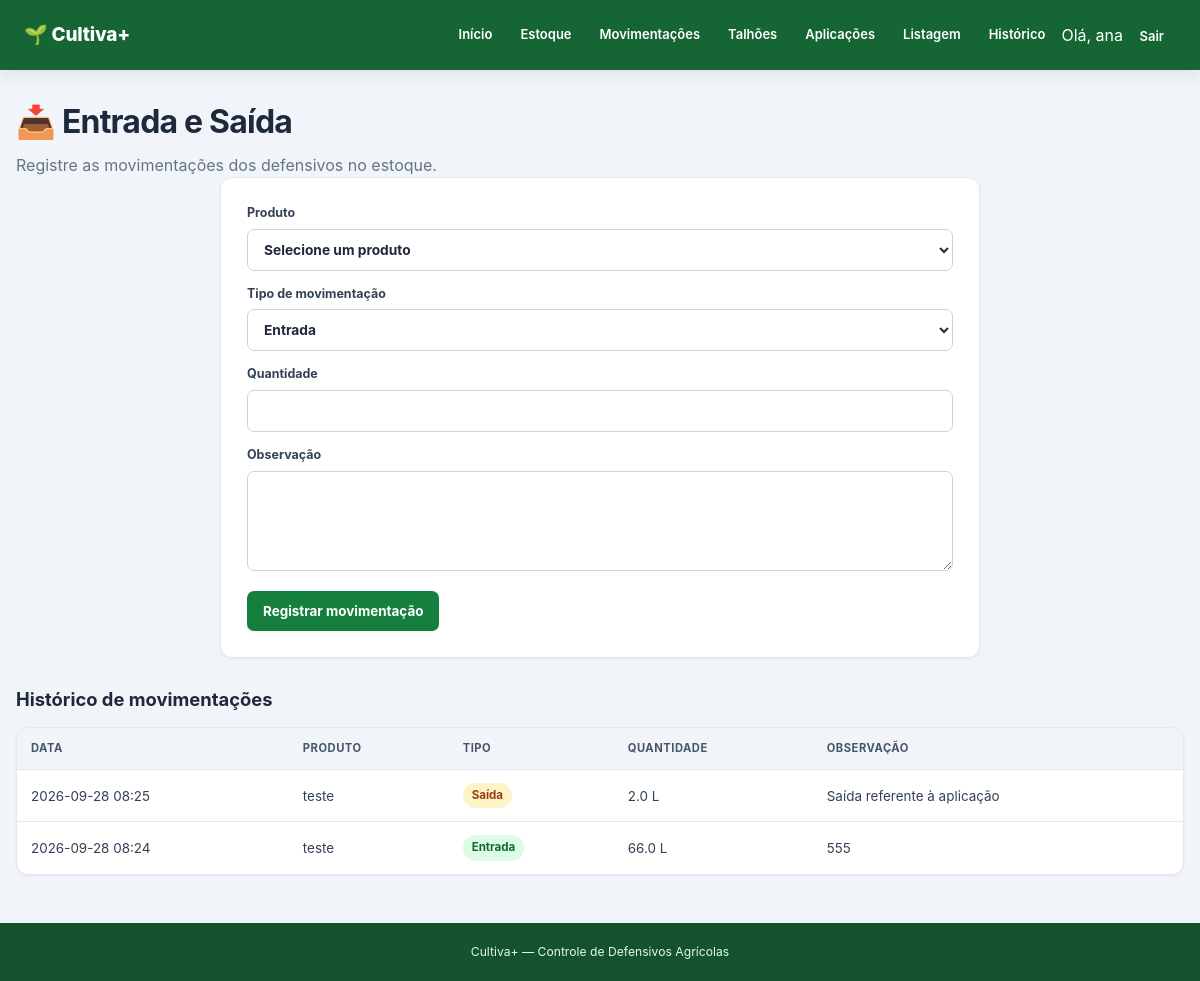
Screenshot of /movimentacoes (signed in) with the database file from the repository.
### tables this page shows
CREATE TABLE movimentacoes (
            id INTEGER PRIMARY KEY AUTOINCREMENT,
            produto_id INTEGER NOT NULL,
            tipo TEXT NOT NULL,
            quantidade REAL NOT NULL,
            data TEXT NOT NULL,
            observacao TEXT,
            FOREIGN KEY (produto_id) REFERENCES produtos(id)
        );

CREATE TABLE produtos (
            id INTEGER PRIMARY KEY AUTOINCREMENT,
            nome TEXT NOT NULL,
            principio_ativo TEXT NOT NULL,
            fabricante TEXT,
            quantidade REAL NOT NULL DEFAULT 0,
            unidade TEXT NOT NULL,
            periodo_carencia INTEGER NOT NULL DEFAULT 0
        );

### app.py (the view, shortened to what this page needs)
@app.route("/movimentacoes", methods=["GET", "POST"])
def movimentacoes():
    conexao = conectar_banco()
    produtos = conexao.execute("""
        SELECT *
        FROM produtos
        ORDER BY nome
    """).fetchall()
    movimentacoes_lista = conexao.execute("""
        SELECT
            movimentacoes.*,
            produtos.nome AS produto_nome,
            produtos.unidade
        FROM movimentacoes
        JOIN produtos
            ON produtos.id = movimentacoes.produto_id
        ORDER BY movimentacoes.id DESC
    """).fetchall()
    conexao.close()
    return render_template(
        "movimentacao.html",
        produtos=produtos,
        movimentacoes=movimentacoes_lista
    )

### app.py (called while the page is built)
@app.before_request
def proteger_paginas():
    paginas_publicas = ["login", "cadastro", "static"]
    if request.endpoint not in paginas_publicas:
        if "usuario_id" not in session:
            return redirect(url_for("login"))

def conectar_banco():
    conexao = sqlite3.connect(DATABASE)
    conexao.row_factory = sqlite3.Row
    return conexao

### templates/movimentacao.html (shortened to what this page needs)
{% extends "base.html" %}
{% block content %}
<h1>📥 Entrada e Saída</h1>
<p>
    Registre as movimentações dos defensivos no estoque.
</p>
<form method="POST" class="formulario">
    <label>
        Produto
        <select name="produto_id" required>
            <option value="">
                Selecione um produto
            </option>
        </select>
    </label>
    <label>
        Tipo de movimentação
        <select name="tipo" required>
            <option value="ENTRADA">
                Entrada
            </option>
        </select>
    </label>
    <label>
        Quantidade
        <input
            type="number"
            name="quantidade"
            min="0.01"
            step="0.01"
            required
        >
    </label>
    <label>
        Observação
        <textarea
            name="observacao"
            rows="3">
        </textarea>
    </label>
    <button class="botao" type="submit">
        Registrar movimentação
    </button>
</form>
<h2>Histórico de movimentações</h2>
<div class="tabela-container">
<table>
    <thead>
        <tr>
            <th>Data</th>
            <th>Produto</th>
            <th>Tipo</th>
            <th>Quantidade</th>
            <th>Observação</th>
        </tr>
    </thead>
    <tbody>
        {% for item in movimentacoes %}
        <tr>
            <td>
                {{ item.data }}
            </td>
            <td>
                {{ item.produto_nome }}
            </td>
            <td>
                {% if item.tipo == "ENTRADA" %}
                    <span class="entrada">
                        Entrada
                    </span>
                {% else %}
                    <span class="saida">
                        Saída
                    </span>
                {% endif %}
            </td>
            <td>
                {{ item.quantidade }}
                {{ item.unidade }}
            </td>
            <td>
                {{ item.observacao or "-" }}
            </td>
        </tr>
        {% endfor %}
    </tbody>
</table>
</div>
{% endblock %}

### templates/base.html (shortened to what this page needs)
<!DOCTYPE html>
<html lang="pt-BR">
<head>
    <link rel="stylesheet" href="{{ url_for('static', filename='css/style.css') }}">
</head>
<body>
    <header>
        <div class="logo">
            🌱 Cultiva+
        </div>
        <nav>
            <a href="{{ url_for('index') }}">
                Início
            </a>
            <a href="{{ url_for('estoque') }}">
                Estoque
            </a>
            <a href="{{ url_for('movimentacoes') }}">
                Movimentações
            </a>
            <a href="{{ url_for('talhoes') }}">
                Talhões
            </a>
            <a href="{{ url_for('aplicacoes') }}">
                Aplicações
            </a>
            <a href="{{ url_for('listagem') }}">
                Listagem
            </a>
            <a href="{{ url_for('historico') }}">
                Histórico
            </a>
            <div class="usuario-menu">
                {% if session.get('usuario_id') %}
                <span class="usuario-nome">
                    Olá, {{ session.get('usuario_nome') }}
                </span>
                <a href="{{ url_for('logout') }}" class="botao-sair">
                    Sair
                </a>
                {% endif %}
            </div>
        </nav>
    </header>
    <main>
        {% block content %}
        {% endblock %}
    </main>
    <footer>
        <p>
            Cultiva+ — Controle de Defensivos Agrícolas
        </p>
    </footer>
</body>
</html>

### static/css/style.css (style rules this page uses)
:root { --primary-50:#f0fdf4; --primary-100:#dcfce7; --primary-500:#22c55e; --primary-600:#16a34a; --primary-700:#15803d; --primary-800:#166534; --primary-900:#14532d; --slate-50:#f8fafc; --slate-100:#f1f5f9; --slate-200:#e2e8f0; --slate-300:#cbd5e1; --slate-400:#94a3b8; --slate-500:#64748b; --slate-600:#475569; --slate-700:#334155; --slate-800:#1e293b; --slate-900:#0f172a; --amber-100:#fef3c7; --amber-800:#92400e; --red-100:#fee2e2; --red-600:#dc2626; --red-800:#991b1b; --blue-100:#dbeafe; --blue-700:#1d4ed8; --radius-sm:7px; --radius-md:12px; --radius-lg:16px; --shadow-sm:0 1px 3px rgba(15,23,42,.06); --shadow-md:0 5px 14px rgba(15,23,42,.08); --shadow-lg:0 14px 30px rgba(15,23,42,.12); --font:-apple-system,BlinkMacSystemFont,"Segoe UI",Roboto,Helvetica,Arial,sans-serif; }
* { box-sizing:border-box;margin:0;padding:0 }
html { scroll-behavior:smooth }
body { font-family:var(--font);background:var(--slate-100);color:var(--slate-800);min-height:100vh;line-height:1.5 }
a { color:inherit }
button,input,select,textarea { font:inherit }
h1,h2,h3,h4 { color:var(--slate-800) }
p { color:var(--slate-500) }
main { width:min(1280px,calc(100% - 32px));margin:0 auto;padding:28px 0 48px;min-height:calc(100vh - 150px) }
header { position:sticky;top:0;z-index:50;background:var(--primary-800);color:#fff;display:flex;justify-content:space-between;align-items:center;min-height:70px;padding:10px max(24px,calc((100% - 1280px)/2));box-shadow:var(--shadow-md) }
.logo { display:flex;align-items:center;gap:10px;font-size:19px;font-weight:800;letter-spacing:-.2px;white-space:nowrap }
nav { display:flex;align-items:center;gap:4px;flex-wrap:wrap;justify-content:flex-end }
nav a { color:#fff;text-decoration:none;padding:9px 12px;border-radius:var(--radius-sm);font-size:13px;font-weight:600;transition:background .2s,transform .2s }
h1 { font-size:clamp(1.55rem,3vw,2rem);font-weight:750;letter-spacing:-.025em;margin-bottom:7px }
h2 { font-size:1.15rem;font-weight:750;margin:28px 0 14px }
.botao { display:inline-flex;align-items:center;justify-content:center;gap:7px;min-height:40px;padding:9px 15px;border:1px solid transparent;border-radius:var(--radius-sm);background:var(--primary-700);color:#fff;font-size:.84rem;font-weight:650;text-decoration:none;cursor:pointer;box-shadow:var(--shadow-sm);transition:background .2s,transform .2s,box-shadow .2s }
.form-card,.formulario,.form-section { background:#fff;border:1px solid var(--slate-200);border-radius:var(--radius-md);padding:26px;box-shadow:var(--shadow-sm);max-width:760px;margin:0 auto }
.form-card label,.formulario label,.form-section label { display:block;color:var(--slate-700);font-size:.78rem;font-weight:650;margin:0 0 14px }
input,select,textarea,.form-control { width:100%;min-height:42px;margin-top:6px;padding:9px 12px;background:#fff;color:var(--slate-800);border:1px solid var(--slate-300);border-radius:var(--radius-sm);font-size:.86rem;outline:none;transition:border-color .2s,box-shadow .2s }
textarea { min-height:100px;resize:vertical }
.tabela-container,.table-container { width:100%;overflow-x:auto;background:#fff;border:1px solid var(--slate-200);border-radius:var(--radius-md);box-shadow:var(--shadow-sm) }
table { width:100%;min-width:650px;border-collapse:collapse;text-align:left;font-size:.84rem }
th { background:var(--slate-100);color:var(--slate-600);padding:12px 14px;border-bottom:1px solid var(--slate-200);font-size:.7rem;font-weight:750;text-transform:uppercase;letter-spacing:.045em;white-space:nowrap }
td { padding:13px 14px;border-bottom:1px solid var(--slate-200);vertical-align:middle;color:var(--slate-700) }
tbody tr:last-child td { border-bottom:none }
.entrada,.liberado,.saida,.carencia,.estoque-baixo { display:inline-flex;align-items:center;padding:4px 9px;border-radius:999px;font-size:.72rem;font-weight:700 }
.entrada,.liberado { background:var(--primary-100);color:var(--primary-800) }
.saida,.carencia,.estoque-baixo { background:var(--amber-100);color:var(--amber-800) }
footer { background:var(--primary-900);color:var(--primary-100);text-align:center;padding:20px 24px }
footer p { color:var(--primary-100);font-size:.76rem }

### rows the page displays
movimentacoes: data "2026-09-28 08:25", produto_nome "teste", tipo "Saída", quantidade "2.0", unidade "L", observacao "Saída referente à aplicação"
movimentacoes: data "2026-09-28 08:24", produto_nome "teste", tipo "Entrada", quantidade "66.0", unidade "L", observacao "555"

### other values shown
{{ session.get('usuario_nome') }} "ana"
